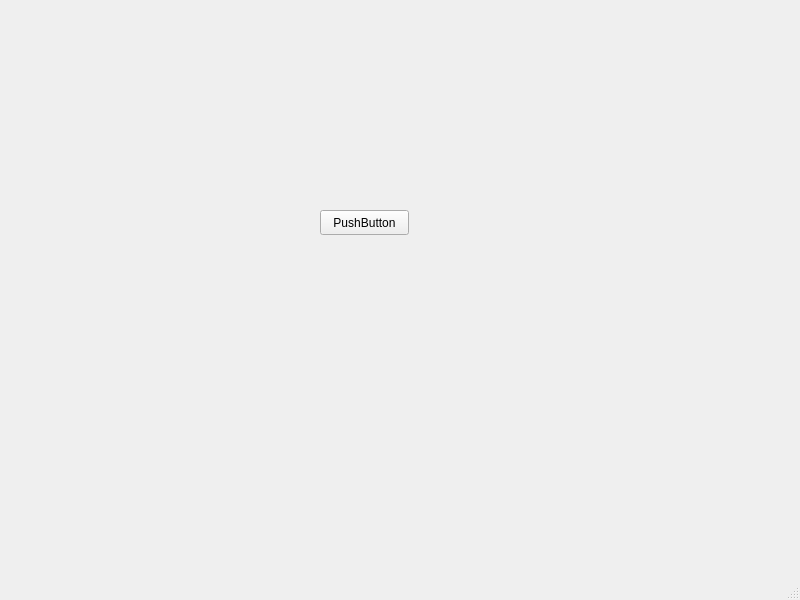
<?xml version="1.0" encoding="UTF-8"?>
<ui version="4.0">
 <class>MainWindow</class>
 <widget class="QMainWindow" name="MainWindow">
  <property name="geometry">
   <rect>
    <x>0</x>
    <y>0</y>
    <width>800</width>
    <height>600</height>
   </rect>
  </property>
  <property name="windowTitle">
   <string>MainWindow</string>
  </property>
  <widget class="QWidget" name="centralwidget">
   <widget class="QPushButton" name="pushButton">
    <property name="geometry">
     <rect>
      <x>320</x>
      <y>210</y>
      <width>89</width>
      <height>25</height>
     </rect>
    </property>
    <property name="text">
     <string>PushButton</string>
    </property>
   </widget>
  </widget>
  <widget class="QMenuBar" name="menubar">
   <property name="geometry">
    <rect>
     <x>0</x>
     <y>0</y>
     <width>800</width>
     <height>22</height>
    </rect>
   </property>
  </widget>
  <widget class="QStatusBar" name="statusbar"/>
 </widget>
 <resources/>
 <connections/>
</ui>
